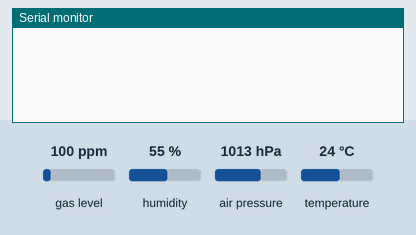
Recording of a sketch running on a simulated Arduino Uno, built with avr-gcc and run on an emulated ATmega328P. On the bench: the last lines printed to the serial monitor. Inputs (shaded band) come from the test bench; at power-on: air pressure 1013 hPa, temperature 24 °C, gas level 100 ppm, humidity 55 %.

Above: at 6.2 s.
6.3 s: air pressure set to 1000 hPa
At 6.64 s:
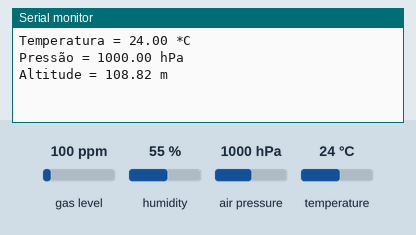
7.9 s: temperature set to 12 °C
At 8.19 s:
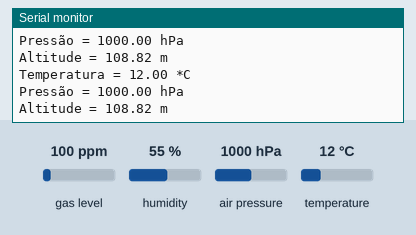
9.4 s: air pressure set to 952 hPa
At 9.73 s:
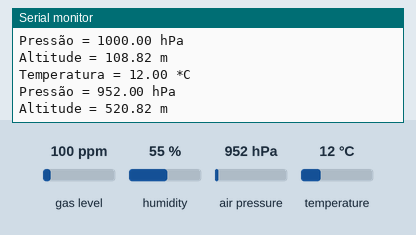

The sketch:

testeBMP.ino
```cpp
#include <Wire.h>
#include <Adafruit_Sensor.h>
#include <Adafruit_BMP3XX.h>

#define BMP_SCK  (13)
#define BMP_MISO (12)
#define BMP_MOSI (11)
#define BMP_CS   (10)

Adafruit_BMP3XX bmp; // I2C

#define BMP_ADDRESS 0x77

float initial_altitude = 0;
int altitudeReadQuantity = 5;
int loopCounter = 0;

void setup() {
  Serial.begin(9600);

  // Inicia comunicação I2C
  if (!bmp.begin_I2C(BMP_ADDRESS)) {
    Serial.println("Falha ao inicializar o BMP390!");
    while (1);
  }

  // Configura o sensor
  bmp.setTemperatureOversampling(BMP3_OVERSAMPLING_8X);
  bmp.setPressureOversampling(BMP3_OVERSAMPLING_4X);
  bmp.setIIRFilterCoeff(BMP3_IIR_FILTER_COEFF_3);
  bmp.setOutputDataRate(BMP3_ODR_50_HZ);

  delay(5000);
}

void loop() {
  loopCounter++;

  // Atualiza as leituras do sensor
  if (!bmp.performReading()) {
    Serial.println("Falha ao realizar a leitura do sensor!");
    return;
  }

  if(loopCounter <= altitudeReadQuantity) {
    initial_altitude = bmp.readAltitude(1013.25);
  } else {
    // Exibe as leituras
    Serial.print("Temperatura = ");
    Serial.print(bmp.temperature);
    Serial.println(" *C");

    Serial.print("Pressão = ");
    Serial.print(bmp.pressure / 100.0);
    Serial.println(" hPa");

    // Calcula altitude usando a pressão no nível do mar (padrão: 1013.25 hPa)
    Serial.print("Altitude = ");
    // Padrão ao nível do mar
    Serial.print(bmp.readAltitude(1013.25) - initial_altitude);
    Serial.println(" m");
  }

  // Aguarda 2 segundos antes de atualizar
  delay(100);
}
```

Measured:
- after the input at 6.3 s, the serial monitor: prints a new line after 0.15 s (image 1)
- after the input at 7.9 s, the serial monitor: prints a new line after 0.08 s (image 2)
- after the input at 9.4 s, the serial monitor: prints a new line after 0.15 s (image 3)
